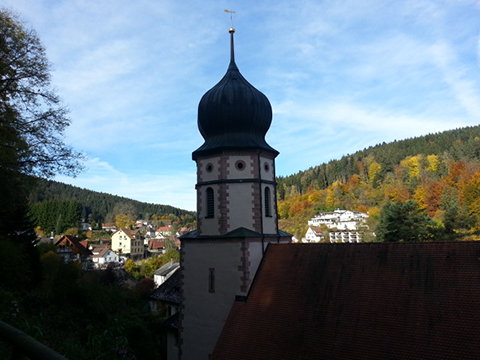
//> input picture ZZZ-MyStudy/멀티미디어응용-김종남/20180620/equalize_test.jpg, 480 x 360 px
$ ./answer01   (built with g++ and OpenCV 4)
//> lines starting //> are read from the running program, lines starting //| are printed output that depends on the picture; after the words box and inside, x2 and y2 are one past the last pixel; in counts of white or black regions, pixels touching at a corner belong together
#include <iostream>
#include <opencv/cv.hpp>

using namespace std;
using namespace cv;

string str = "/Users/kukaro/KamangBlogData/ZZZ-MyStudy/멀티미디어응용-김종남/20180620/equalize_test.jpg";

void calc_histo(const Mat &image, Mat &hist, int bins, int range_max = 256) {
    int histSize[] = {bins};
    float range[] = {0, (float) range_max};
    int channels[] = {0};
    const float *ranges[] = {range};
    calcHist(&image, 1, channels, Mat(), hist, 1, histSize, ranges);
}

void draw_histo(Mat hist, Mat &hist_img, Size size = Size(256, 200)) {
    hist_img = Mat(size, CV_8U, Scalar(255));
    float bin = (float) hist_img.cols / hist.rows;
    normalize(hist, hist, 0, hist_img.rows, NORM_MINMAX);
    for (int i = 0; i < hist.rows; i++) {
        float start_x = i * bin;
        float end_x = (i + 1) * bin;
        Point2f pt1(start_x, 0);
        Point2f pt2(end_x, hist.at<float>(i));
        if (pt2.y > 0) {
            rectangle(hist_img, pt1, pt2, Scalar(0), -1);
        }
    }
    flip(hist_img, hist_img, 0);
}

void create_hist(Mat img, Mat &hist, Mat &hist_img) {
    int histsize = 256;
    int range = 256;
    calc_histo(img, hist, histsize, range);
    draw_histo(hist, hist_img);
}

int main(int argc, const char *argv[]) {
    Mat image = imread(str, IMREAD_GRAYSCALE);
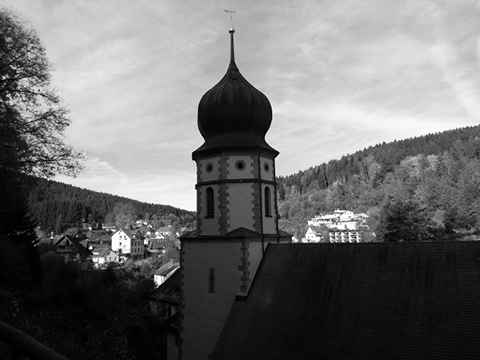
//> image: 360 rows x 480 cols, CV_8UC1; min 0, max 255, mean 109.3
    CV_Assert(!image.empty());
    Mat hist, hist_img,dst;
    create_hist(image, hist, hist_img);
//> in calc_histo, `calcHist(&image, 1, channels, Mat(), hist, 1, histSize, ranges);`: hist = 256 values, max 2923 at index 14, min 64 at index 162, mean 675
//> in draw_histo, `hist_img = Mat(size, CV_8U, Scalar(255));`: hist_img: 200 rows x 256 cols, CV_8UC1; every value is 255
//> in draw_histo, `normalize(hist, hist, 0, hist_img.rows, NORM_MINMAX);`: hist = 256 values, max 200 at index 14, min 0 at index 162, mean 42.74
//> the loop in draw_histo, `for (int i = 0; i < hist.rows; i++)` made 256 passes
//> pt2 on passes 1 to 3: Point(1, 8.67), Point(2, 49.81), Point(3, 89.12)
//> after the loop in draw_histo, `for (int i = 0; i < hist.rows; i++)`:
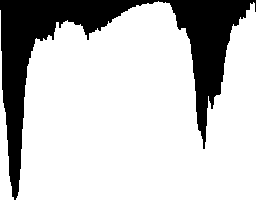
//> hist_img: 200 rows x 256 cols, CV_8UC1; 77.2% white; 1 black region, box (x1, y1, x2, y2) and area: (0, 0, 256, 200) 11691
//> in draw_histo, `flip(hist_img, hist_img, 0);`:
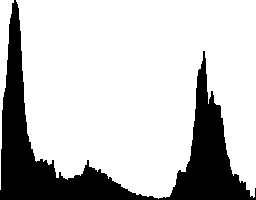
//> hist_img: 200 rows x 256 cols, CV_8UC1; 77.2% white; 1 black region, box (x1, y1, x2, y2) and area: (0, 0, 256, 200) 11691
    equalizeHist(image,dst);
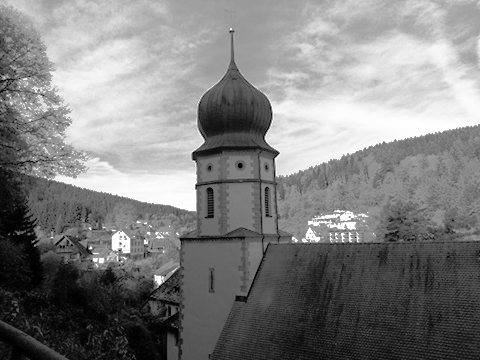
//> dst: 360 rows x 480 cols, CV_8UC1; min 0, max 255, mean 128.3
    imshow("one",image);
    imshow("two",dst);
    waitKey();
    return 0;
}

$ run again, with ZZZ-MyStudy/멀티미디어응용-김종남/20180620/color_space.jpg copied over ZZZ-MyStudy/멀티미디어응용-김종남/20180620/equalize_test.jpg
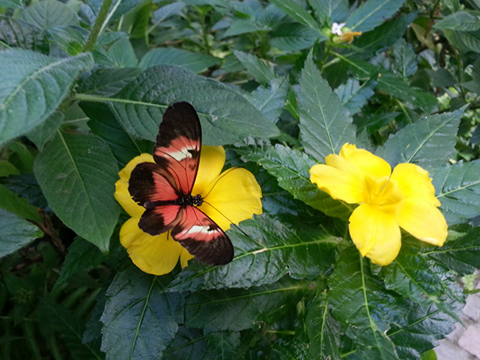
//> input picture ZZZ-MyStudy/멀티미디어응용-김종남/20180620/color_space.jpg, 480 x 360 px
//> in calc_histo, `calcHist(&image, 1, channels, Mat(), hist, 1, histSize, ranges);`: hist = 256 values, max 1519 at index 67, min 0 at index 252, mean 675
//> in draw_histo, `normalize(hist, hist, 0, hist_img.rows, NORM_MINMAX);`: hist = 256 values, max 200 at index 67, min 0 at index 252, mean 88.87
//> the loop in draw_histo, `for (int i = 0; i < hist.rows; i++)` made 256 passes
//> pt2 on passes 1 to 3: Point(1, 4.48), Point(2, 8.03), Point(3, 10.53)
//> after the loop in draw_histo, `for (int i = 0; i < hist.rows; i++)`:
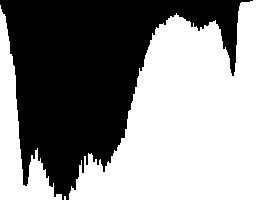
//> hist_img: 200 rows x 256 cols, CV_8UC1; 53.9% white; 1 black region, box (x1, y1, x2, y2) and area: (0, 0, 253, 200) 23583
//> `equalizeHist(image,dst);`:
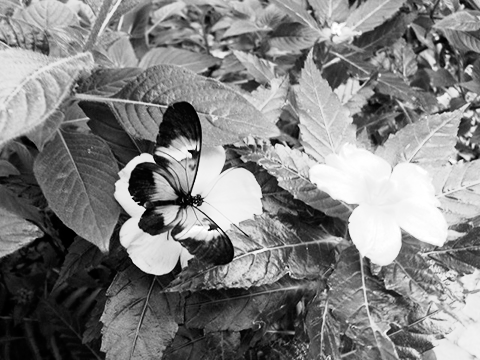
//> dst: 360 rows x 480 cols, CV_8UC1; min 0, max 255, mean 128.2
